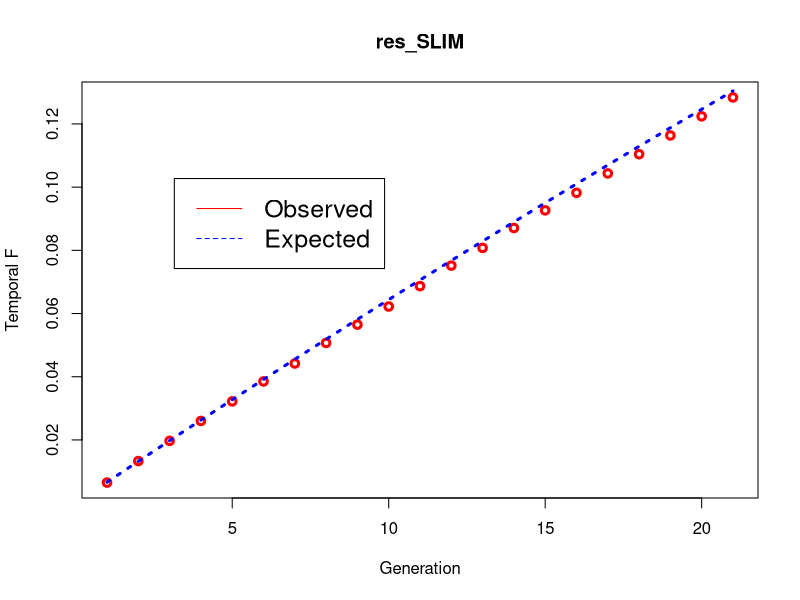

This chart was generated by the following R code:
get_gen_means <- function(res){
  # take mean at each generation over replicates
  mean_res = aggregate(res[, c('expected_Ne','realized_Ne', 'expected_F', 'realized_F' )], list(res[,'g']), mean)
  return(mean_res)
}

plot_tempF <- function(mean_res, title=NULL){
  # plot observed vs expected temporal F
  plot(mean_res$Group.1, mean_res$realized_F, type="p", lwd=3, col="red", xlab="Generation", ylab="Temporal F")
  lines(mean_res$Group.1, mean_res$expected_F,type="l",lty=3,lwd=3,col="blue")
  legend(0.15*max(mean_res$Group.1), 0.8*max(mean_res$realized_F),
         legend=c("Observed","Expected"),
         col=c("red", "blue"), lty=1:2, cex=1.5)
  title(title)
}

res_SLIM = data.matrix(read.table("./res.txt", sep = ",", header = FALSE))
colnames(res_SLIM) = c('rep', 'g', 'expected_Ne','realized_Ne', 'expected_F', 'realized_F')
plot_tempF(get_gen_means(res_SLIM), title = 'res_SLIM')
